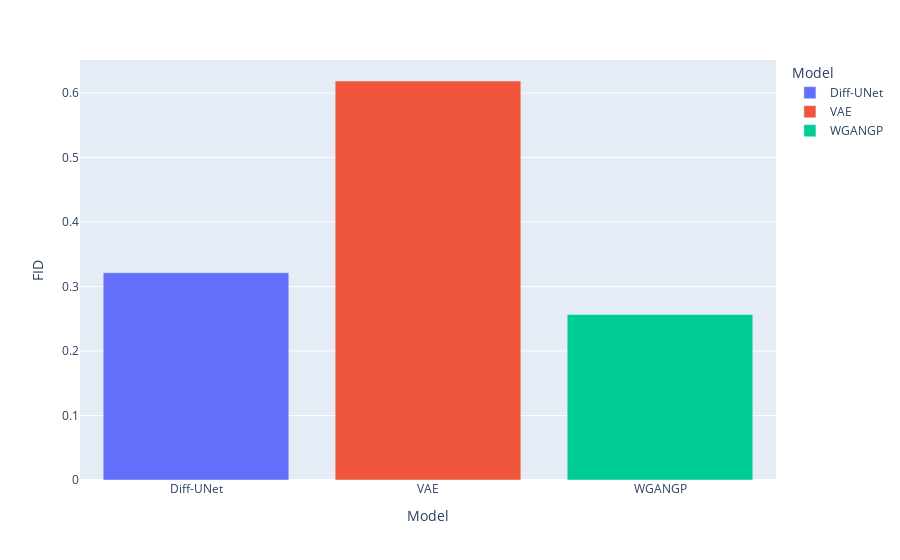

This figure's notebook cell:
### Code cell
fig

### Figure 1 — Plotly figure (JSON) as saved in the notebook; plotly's stock layout.template omitted (floating-point values rounded to 4 significant figures)
{"data": [{"hovertemplate": "Model=%{x}<br>FID=%{y}<extra></extra>", "legendgroup": "Diff-UNet", "marker": {"color": "#636efa", "pattern": {"shape": ""}}, "name": "Diff-UNet", "orientation": "v", "showlegend": true, "textposition": "auto", "type": "bar", "x": ["Diff-UNet"], "xaxis": "x", "y": [0.3214], "yaxis": "y"}, {"hovertemplate": "Model=%{x}<br>FID=%{y}<extra></extra>", "legendgroup": "VAE", "marker": {"color": "#EF553B", "pattern": {"shape": ""}}, "name": "VAE", "orientation": "v", "showlegend": true, "textposition": "auto", "type": "bar", "x": ["VAE"], "xaxis": "x", "y": [0.6187], "yaxis": "y"}, {"hovertemplate": "Model=%{x}<br>FID=%{y}<extra></extra>", "legendgroup": "WGANGP", "marker": {"color": "#00cc96", "pattern": {"shape": ""}}, "name": "WGANGP", "orientation": "v", "showlegend": true, "textposition": "auto", "type": "bar", "x": ["WGANGP"], "xaxis": "x", "y": [0.2568], "yaxis": "y"}], "layout": {"barmode": "relative", "legend": {"title": {"text": "Model"}, "tracegroupgap": 0}, "margin": {"t": 60}, "xaxis": {"anchor": "y", "categoryarray": ["Diff-UNet", "VAE", "WGANGP"], "categoryorder": "array", "domain": [0, 1], "title": {"text": "Model"}}, "yaxis": {"anchor": "x", "domain": [0, 1], "title": {"text": "FID"}}}}
